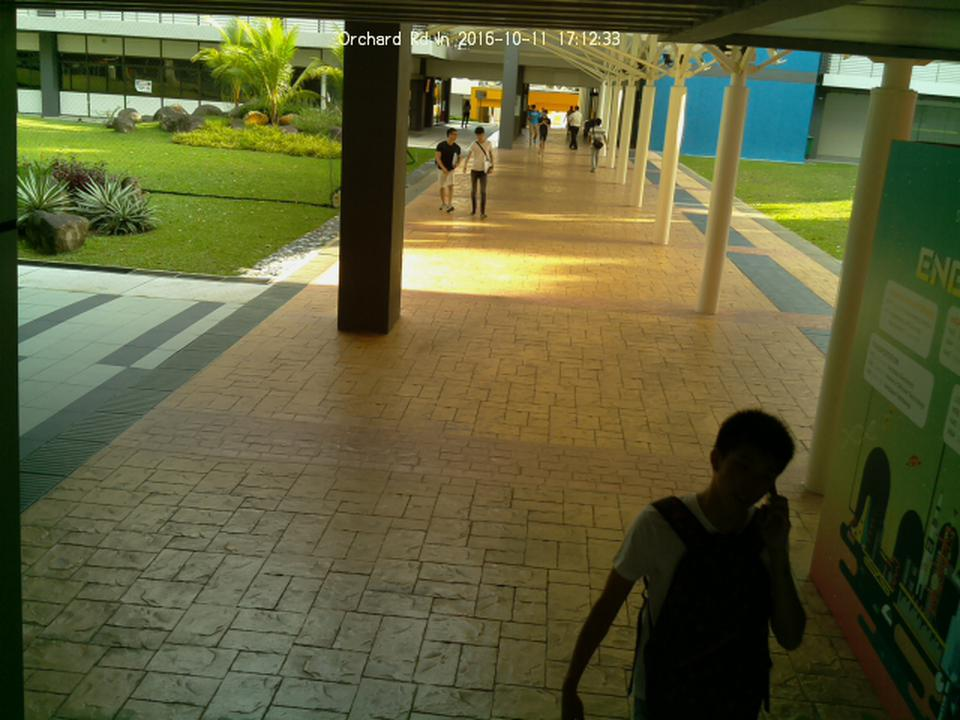
#> input picture kiosk/pictures/0002_20161011_171235_88496600.jpg, 960 x 720 px
$ python -i panorama6.py   (imports and definitions only)   (Python 2 division)
#> lines starting #> are read from the running program, lines starting #| are printed output that depends on the picture
# a modification of panorama.py
# using to_dome_2 instead of to_fish_eye

# import the necessary packages
import numpy as np
import imutils
import cv2
import os
from os import listdir, mkdir
from os.path import isfile, join, exists
from utils import load_image
from transform import *


class Stitcher:
    def __init__(self):
        # determine if we are using OpenCV v3.X
        self.isv3 = imutils.is_cv3()
        self.reinforce_rows = 100
        self.meaningful_threshold = 0.7
        self.idenMatrix = np.array([[1, 0], [0, 1]])
        self.homo = None
        self.err_threshold = 0.00001

    def stitch(self, images, ratio=0.5, reprojThresh=4.0, deg=0.6):

        # [29 lines left out: function getError, not called in this run]

        # unpack the images
        (image_left, image_right) = images

        ite_max = 10
        # suffice_threshold = 0.05 * image_left.shape[0]

        step = deg / 2.
        last_error = 999 # infinite
        coolest_error = (999, 0, None) # infinite

        for ite in range(ite_max):

            print 'deg = {}'.format(deg)

            inc_deg = deg + step
            dec_deg = deg - step

            (now_error, self.homo) = getError(image_left, image_right, deg, showImages=False, showH=True)
            if now_error < coolest_error[0]:
                coolest_error = (now_error, deg, self.homo)

            inc_error = getError(image_left, image_right, inc_deg)
            dec_error = getError(image_left, image_right, dec_deg)

            if inc_error < dec_error:
                deg = deg + step / 2.
            else:
                deg = deg - step / 2.

            step = step / 2.

            # print 'current error = {}, dec error = {}, inc error = {}'.format(now_error, dec_error, inc_error)

            if abs(now_error - last_error) < self.err_threshold:
                # print 'now_error = {}, break after {} iterations'.format(now_error, ite + 1)
                break

            last_error = now_error

        print 'Finally, use deg = {}'.format(coolest_error[1])
        deg = coolest_error[1]
        self.homo = coolest_error[2]
        if self.homo[0, 2] <= 0:
            return image_left if image_left.shape[1] > image_right.shape[1] else image_right


        image_left = to_fish_eye(image_left, deg)
        image_right = to_fish_eye(image_right, deg)

        image_right_wrapped = cv2.warpPerspective(image_right, self.homo,
                                         (image_left.shape[1] + int(self.homo[0, 2]),
                                          image_left.shape[0]),
                                          borderMode=cv2.BORDER_CONSTANT, borderValue=0)
        print 'homo: ', self.homo
        cv2.imshow('left', image_left)
        cv2.imshow('right', image_right_wrapped)

        result = self.paste(image_left, image_right_wrapped, moved=self.homo[0, 2])

        cv2.imshow('result', result)
        cv2.waitKey(0)

        return result

    # [134 lines left out: functions findBound, paste, trimSurplusCols, detectAndDescribe, matchKeypoints, drawMatches, not called in this run]


# [147 lines not run here, left out]

>>> import cv2
>>> picture = cv2.imread('../kiosk/pictures/0002_20161011_171235_88496600.jpg', cv2.IMREAD_GRAYSCALE)
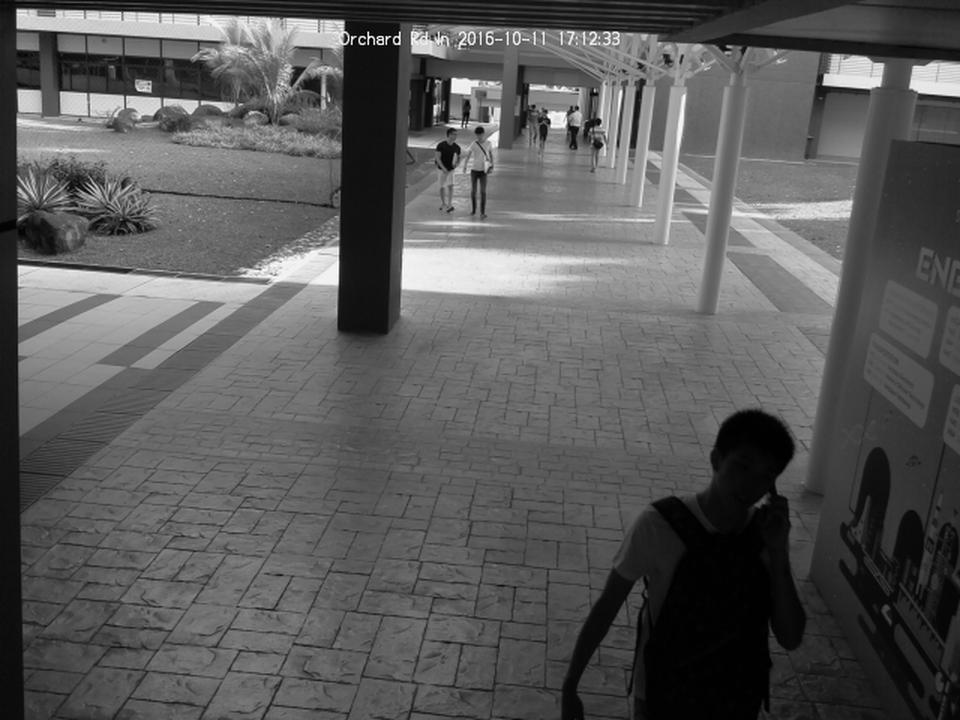
#> picture: shape (720, 960); min 0, max 255, mean 89.7
>>> result = Stitcher().stitch(picture)
#> (the run stopped early here; a loop or call above may not have finished)

$ run again, on kiosk/pictures/0014_20160926_092235_42817100.jpg
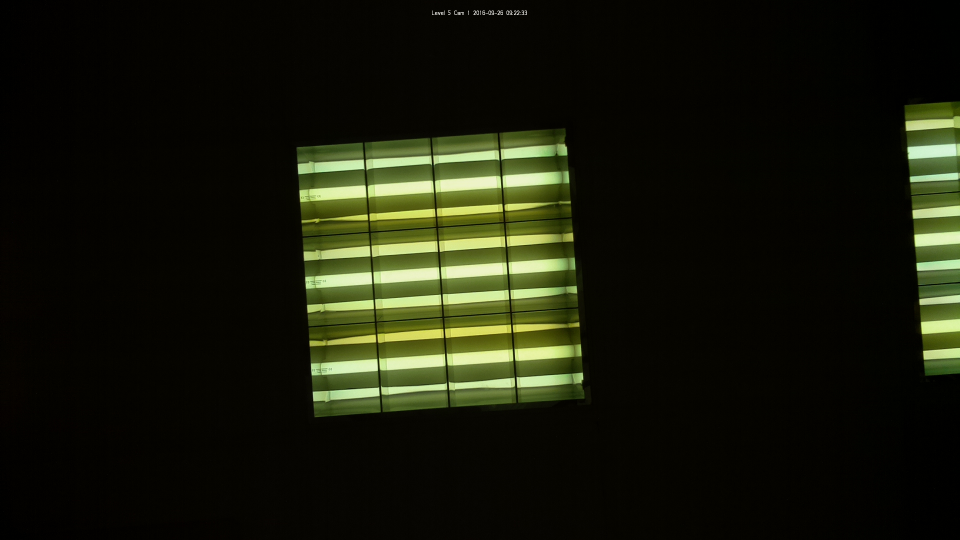
#> input picture kiosk/pictures/0014_20160926_092235_42817100.jpg, 1920 x 1080 px (shown at 1/2 size)
#> `picture = cv2.imread('../kiosk/pictures/0002_20161011_171235_88496600...`:
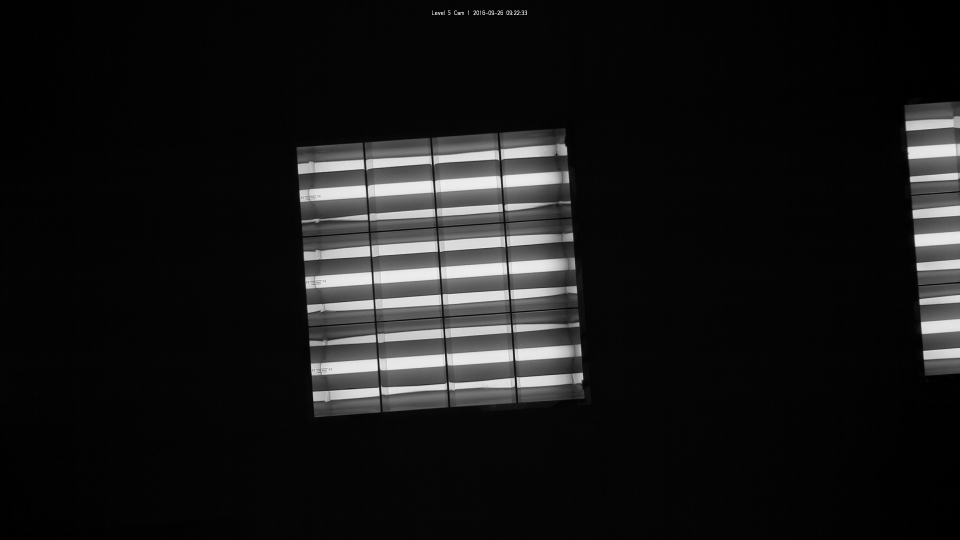
#> picture: shape (1080, 1920) (shown at 1/2 size); min 0, max 241, mean 23.2

$ run again, on kiosk/pictures/0015_20160926_092234_75892300.jpg
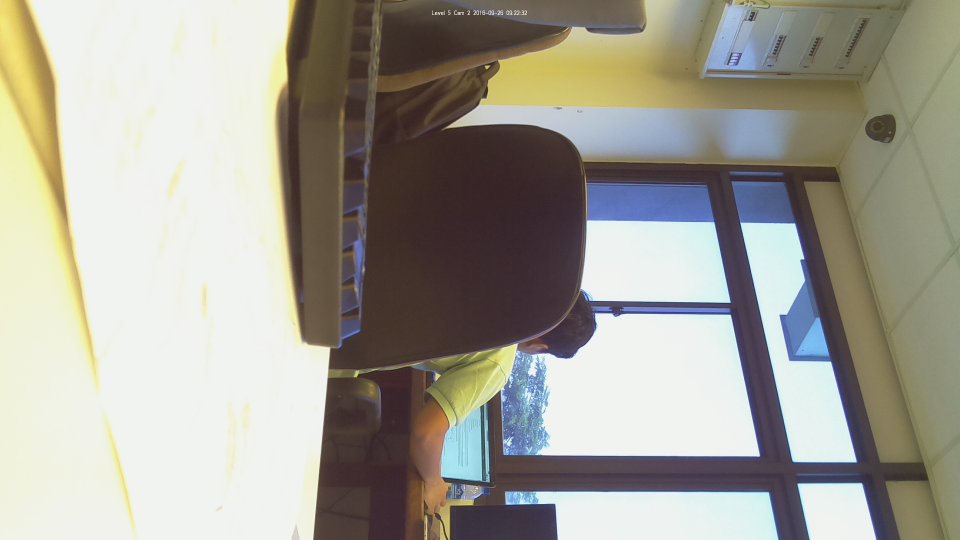
#> input picture kiosk/pictures/0015_20160926_092234_75892300.jpg, 1920 x 1080 px (shown at 1/2 size)
#> `picture = cv2.imread('../kiosk/pictures/0002_20161011_171235_88496600...`:
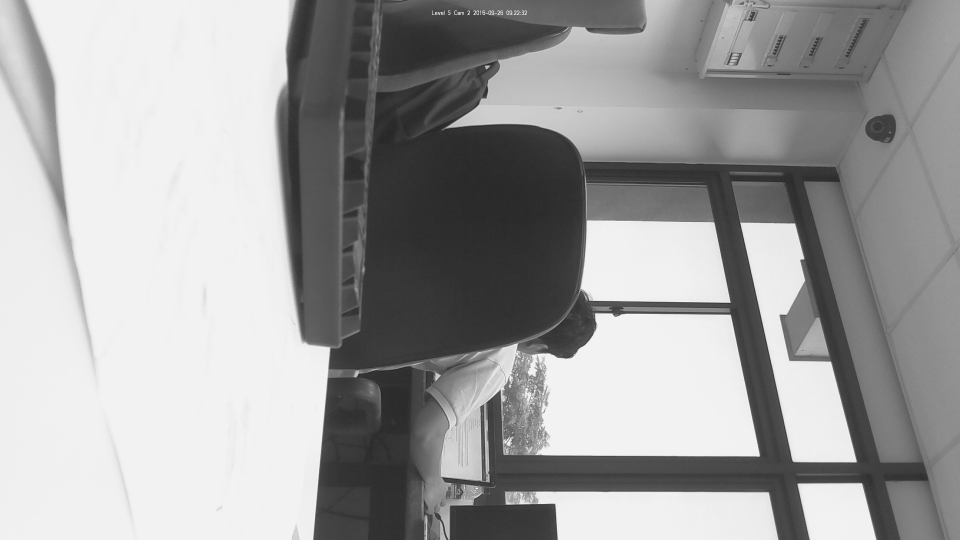
#> picture: shape (1080, 1920) (shown at 1/2 size); min 23, max 254, mean 159.4

$ run again, on kiosk/pictures/pic1.jpg
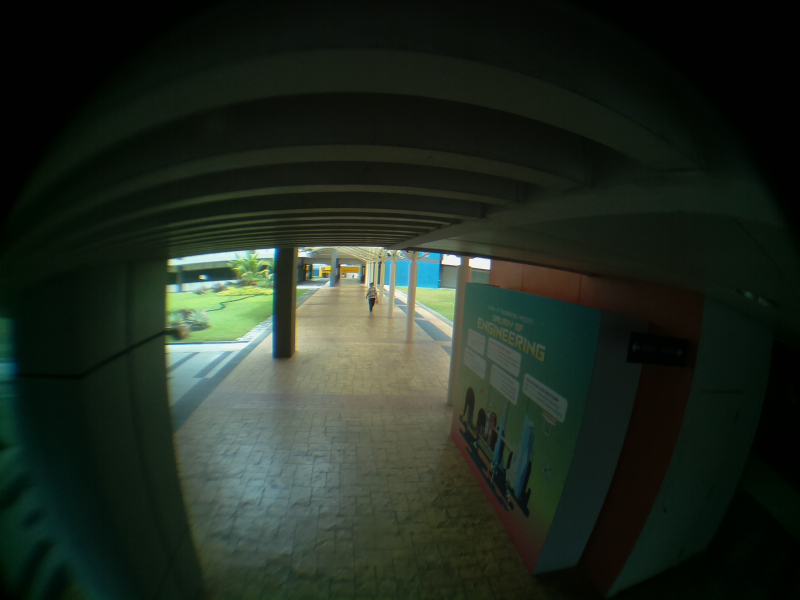
#> input picture kiosk/pictures/pic1.jpg, 1600 x 1200 px (shown at 1/2 size)
#> `picture = cv2.imread('../kiosk/pictures/0002_20161011_171235_88496600...`:
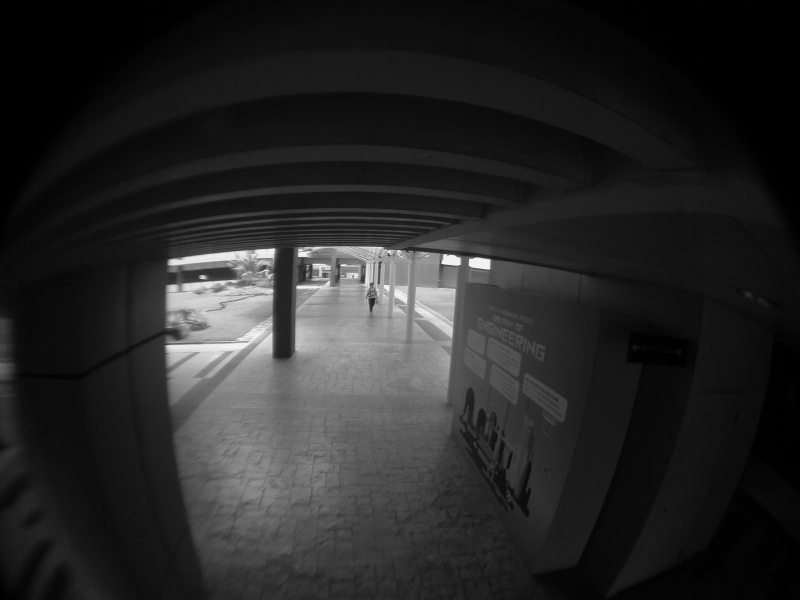
#> picture: shape (1200, 1600) (shown at 1/2 size); min 0, max 255, mean 38.3
